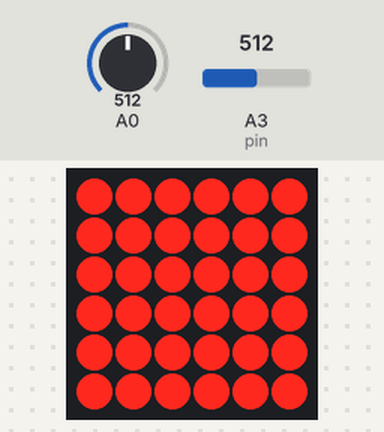
Simulated run of this sketch. Board: Arduino Uno, built with avr-gcc and run on an emulated ATmega328P. Parts: 6×6 LED matrix. Wiring (inferred from the names in the program): LED matrix (orientation assumed): rows pin 2, pin 3, pin 4, pin 5, pin 6, pin 7; columns pin 8, pin 9, pin 10, pin 11, pin 12, pin 13. The inputs (shaded band) are chosen by the test bench; at power-on: A0 = 512, A3 (pin) = 512. What the sketch prints to the serial monitor is not drawn.

Above: at 2.5 s.
At 10.0 s:
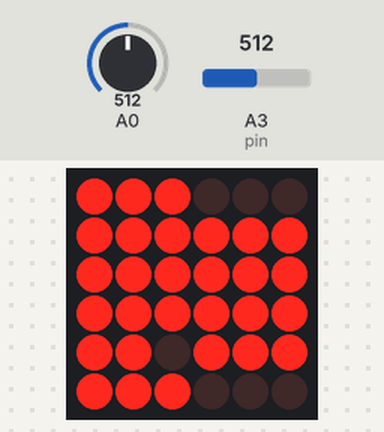
10.1 s: A0 set to 406
At 10.1 s:
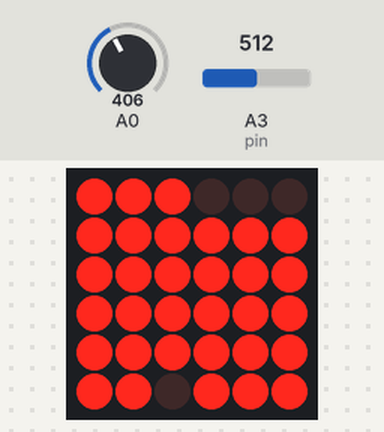
12.1 s: A0 set to 387
At 12.31 s:
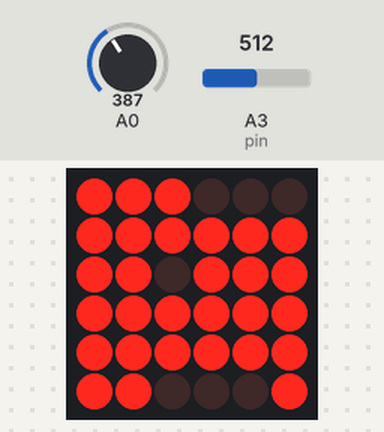
At 13.9 s:
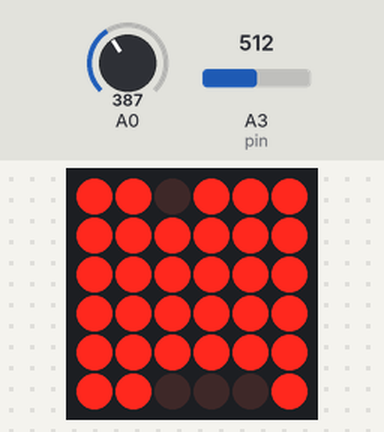

The sketch:

letterhack.ino
```cpp
int pos_pins[] = {2, 3, 4, 5, 6, 7};
int neg_pins[] = {8, 9, 10, 11, 12, 13};
#define NUM_PINS 6

typedef struct vec_struct {
  int x;
  int y;
} vec_t;

typedef struct ball_state_struct {
  vec_t position;
  vec_t velocity;
} ball_state_t;

typedef struct player_state_struct {
  int position;
  int last_position;
  int direction;
  float ewma;
  int pin;
  unsigned long next_sense;
  int paddle_size;
  int score;
} player_state_t;


typedef struct game_state_struct {
  ball_state_t ball_state;
  player_state_t p1_state;
  player_state_t p2_state;
  bool finished;
  bool p_one_won;
  bool cleared;
} game_state_t;


void set_pins_as_output(int *pins, size_t len) {
  for (int i = 0; i < len; i++) {
    pinMode(pins[i], OUTPUT);
  }
}

void set_pins_low(int *pins, size_t len) {
  for (int i = 0; i < len; i++) {
    digitalWrite(pins[i], LOW);
  }
}

void set_pins_high(int *pins, size_t len) {
  for (int i = 0; i < len; i++) {
    digitalWrite(pins[i], HIGH);
  }
}

player_state_struct get_init_player() {
  player_state_struct pstate;
  pstate.position = 0;
  pstate.last_position = 0;
  pstate.direction = 0;
  pstate.ewma = 0;
  pstate.paddle_size = 3;
  pstate.score = 0;
  pstate.next_sense = millis();
  return pstate;
}

game_state_t get_init() {
  game_state_t state;
  state.ball_state.position.x = 2;
  state.ball_state.position.y = 2;
  state.ball_state.velocity.x = 0;
  state.ball_state.velocity.y = 1;
  state.p1_state = get_init_player();
  state.p1_state.pin = A3;
  state.p2_state = get_init_player();
  state.p2_state.pin = A0;
  state.finished = true;
  state.cleared = true;
  return state;
}

void setup() {
  pinMode(A3, INPUT);
  set_pins_as_output(pos_pins, NUM_PINS);
  set_pins_as_output(neg_pins, NUM_PINS);
  set_pins_high(pos_pins, NUM_PINS);
  set_pins_high(neg_pins, NUM_PINS);
  Serial.begin(115200);
  Serial.setTimeout(100);
}

void loop_through_all(size_t time_delay) {
  for (int i = 0; i < NUM_PINS; i++) {
    digitalWrite(pos_pins[i], LOW);
    for (int j = 0; j < NUM_PINS; j++) {
      digitalWrite(neg_pins[j], LOW);
      delay(time_delay);
      digitalWrite(neg_pins[j], HIGH);
    }
    digitalWrite(pos_pins[i], HIGH);
  }
}

void display(byte pattern[6][6])
{
  for (int row = 0; row < NUM_PINS; row++) {
    for (int col = 0; col < NUM_PINS; col++) {
      int state = (pattern[col][row] > 0) ? LOW : HIGH;
      digitalWrite(neg_pins[col], state);
    }
    digitalWrite(pos_pins[row], LOW);
    delayMicroseconds(100);
    digitalWrite(pos_pins[row], HIGH);
  }
}

const byte blank[6][6] = {{0, 0, 0, 0, 0, 0},
                {0, 0, 0, 0, 0, 0},
                {0, 0, 0, 0, 0, 0},
                {0, 0, 0, 0, 0, 0},
                {0, 0, 0, 0, 0, 0},
                {0, 0, 0, 0, 0, 0}};

byte m[6][6] = {{0, 1, 0, 0, 1, 0},
                {0, 1, 1, 1, 1, 0},
                {0, 1, 0, 0, 1, 0},
                {0, 1, 0, 0, 1, 0},
                {0, 1, 0, 0, 1, 0},
                {0, 0, 0, 0, 0, 0}};


byte a[6][6] = {{0, 1, 1, 1, 1, 0},
                {0, 1, 0, 0, 1, 0},
                {0, 1, 1, 1, 1, 0},
                {0, 1, 0, 0, 1, 0},
                {0, 1, 0, 0, 1, 0},
                {0, 0, 0, 0, 0, 0}};

byte r[6][6] = {{0, 1, 1, 1, 1, 0},
                {0, 1, 0, 0, 1, 0},
                {0, 1, 1, 1, 0, 0},
                {0, 1, 0, 1, 0, 0},
                {0, 1, 0, 0, 1, 0},
                {0, 0, 0, 0, 0, 0}};

byte k[6][6] = {{0, 1, 0, 0, 1, 0},
                {0, 1, 0, 1, 0, 0},
                {0, 1, 1, 1, 0, 0},
                {0, 1, 0, 1, 0, 0},
                {0, 1, 0, 0, 1, 0},
                {0, 0, 0, 0, 0, 0}};

byte p[6][6] = {{0, 1, 1, 1, 0, 0},
                {0, 1, 0, 0, 1, 0},
                {0, 1, 0, 0, 1, 0},
                {0, 1, 1, 1, 0, 0},
                {0, 1, 0, 0, 1, 0},
                {0, 1, 0, 0, 0, 0}};

byte l[6][6] = {{0, 1, 0, 0, 0, 0},
                {0, 1, 0, 0, 0, 0},
                {0, 1, 0, 0, 0, 0},
                {0, 1, 0, 0, 0, 0},
                {0, 1, 0, 0, 0, 0},
                {0, 1, 1, 1, 1, 0}};

byte y[6][6] = {{0, 1, 0, 0, 1, 0},
                {0, 1, 1, 1, 1, 0},
                {0, 1, 1, 1, 1, 0},
                {0, 0, 1, 1, 0, 0},
                {0, 0, 1, 1, 0, 0},
                {0, 0, 1, 1, 0, 0}};

byte e[6][6] = {{0, 1, 1, 1, 1, 0},
                {0, 1, 0, 0, 0, 0},
                {0, 1, 1, 1, 0, 0},
                {0, 1, 0, 0, 0, 0},
                {0, 1, 0, 0, 0, 0},
                {0, 1, 1, 1, 1, 0}};

byte w[6][6] = {{0, 1, 0, 0, 1, 0},
                {0, 1, 0, 0, 0, 0},
                {0, 1, 0, 0, 0, 0},
                {0, 1, 0, 0, 1, 0},
                {0, 1, 1, 1, 1, 0},
                {0, 0, 1, 1, 0, 0}};

byte i[6][6] = {{0, 1, 1, 1, 1, 0},
                {0, 0, 1, 1, 0, 0},
                {0, 0, 1, 1, 0, 0},
                {0, 0, 1, 1, 0, 0},
                {0, 0, 1, 1, 0, 0},
                {0, 1, 1, 1, 1, 0}};

byte n[6][6] = {{0, 1, 0, 0, 1, 0},
                {0, 1, 1, 0, 1, 0},
                {0, 1, 1, 0, 1, 0},
                {0, 1, 0, 1, 1, 0},
                {0, 1, 0, 1, 1, 0},
                {0, 1, 0, 0, 1, 0}};

byte s[6][6] = {{0, 1, 1, 1, 1, 0},
                {0, 1, 0, 0, 0, 0},
                {0, 1, 1, 1, 1, 0},
                {0, 0, 0, 0, 1, 0},
                {0, 0, 0, 0, 1, 0},
                {0, 1, 1, 1, 1, 0}};

byte e_mark[6][6] = {{0, 0, 1, 1, 0, 0},
                {0, 0, 1, 1, 0, 0},
                {0, 0, 1, 1, 0, 0},
                {0, 0, 1, 1, 0, 0},
                {0, 0, 0, 0, 0, 0},
                {0, 0, 1, 1, 0, 0}};

byte g[6][6] = {{0, 1, 1, 1, 1, 0},
                {0, 1, 0, 0, 0, 0},
                {0, 1, 0, 0, 0, 0},
                {0, 1, 0, 1, 1, 0},
                {0, 1, 0, 0, 1, 0},
                {0, 1, 1, 1, 1, 0}};

byte q_mark[6][6] = {{0, 1, 1, 1, 1, 0},
                {0, 0, 0, 0, 1, 0},
                {0, 0, 0, 0, 1, 0},
                {0, 0, 1, 1, 1, 0},
                {0, 0, 0, 0, 0, 0},
                {0, 0, 1, 1, 0, 0}};

byte num_1[6][6] = {{0, 0, 1, 1, 0, 0},
                {0, 0, 0, 1, 0, 0},
                {0, 0, 0, 1, 0, 0},
                {0, 0, 0, 1, 0, 0},
                {0, 0, 0, 1, 0, 0},
                {0, 1, 1, 1, 1, 0}};

byte num_2[6][6] = {{0, 1, 1, 1, 1, 0},
                {0, 0, 0, 0, 1, 0},
                {0, 0, 0, 1, 1, 0},
                {0, 1, 1, 0, 0, 0},
                {0, 1, 0, 0, 0, 0},
                {0, 1, 1, 1, 1, 0}};

vec_t addVecs(vec_t v1, vec_t v2) {
  vec_t sum;
  sum.x = v1.x + v2.x;
  sum.y = v1.y + v2.y;
  return sum;
}

void move_ball(game_state_t *state) {
  ball_state_t b = state->ball_state;
  state->ball_state.position = addVecs(b.position, b.velocity);
}

void block(game_state_t *state) {
  int y = state->ball_state.position.y;
  player_state_t *target = (y == 0) ? &state->p1_state : &state->p2_state;
  int paddle_pos = target->position;
  int x = state->ball_state.position.x;
  if (x < paddle_pos || x >= paddle_pos + target->paddle_size) {
    state->finished = true;
    state->cleared = false;
    target->score++;
    state->p_one_won = (y != 0);
    target->paddle_size = 0;
    return;
  }
  state->ball_state.velocity.y *= -1;
  state->ball_state.velocity.x = target->direction;
  if (target->direction == 0) {
    move_ball(state);
  }
  move_ball(state);
}

game_state_t proceed(game_state_t state) {
  move_ball(&state);

  int x = state.ball_state.position.x;
  if (x < 0) {
    state.ball_state.velocity.x = 1;
    state.ball_state.position.x = 1;
  } else if (x > 5) {
    state.ball_state.velocity.x = -1;
    state.ball_state.position.x = 4;
  }

  switch (state.ball_state.position.y) {
    case 0:
    case 5:
      block(&state);
  }

  return state;
}

void print_state(game_state_t state) {
  byte pattern[6][6];
  for (int i = 0; i<6; i++) {
    for (int j = 0; j<6; j++) {
      pattern[i][j]=0;
    }
  }
  for (int i = 0; i < state.p1_state.paddle_size; i++) {
    pattern[state.p1_state.position + i][0] = 1;
  }
  for (int i = 0; i < state.p2_state.paddle_size; i++) {
    pattern[state.p2_state.position + i][5] = 1;
  }
  ball_state_t ball_state = state.ball_state;
  pattern[ball_state.position.x][ball_state.position.y] = 1;
  display(pattern);
}

void update_player(player_state_t *state) {
  float val = analogRead(state->pin);    // read the input pin
  float max_val = 400;
  int range = 6 - state->paddle_size;
  int pos = (val/max_val) * range;
  state->position = (pos > range) ? range : pos;
  if (millis() > state->next_sense) {
    state->next_sense += 10;
    float diff = state->position - state->last_position;
    state->ewma = 1000 * diff * .2 + state->ewma * .8;
    if (state->ewma > 1) {
      state->direction = 1;
    } else if (state->ewma < -1) {
      state->direction = -1;
    } else {
      state->direction = 0;
    }
    Serial.println(state->direction);
    state->last_position = state->position;
  }
}

void display_message(int frame) {
  byte letters[41][6];
  for (int row = 0; row < 6; row++) {
    for (int col = 0; col < 6; col++) {
      letters[row][col] = p[row][col];
    }
  }
  for (int row = 0; row < 6; row++) {
    for (int col = 0; col < 6; col++) {
      letters[row + 7][col] = l[row][col];
    }
  }
  for (int row = 0; row < 6; row++) {
    for (int col = 0; col < 6; col++) {
      letters[row + 14][col] = a[row][col];
    }
  }
  for (int row = 0; row < 6; row++) {
    for (int col = 0; col < 6; col++) {
      letters[row+21][col] = y[row][col];
    }
  }
  for (int row = 0; row < 6; row++) {
    for (int col = 0; col < 6; col++) {
      letters[row+28][col] = e[row][col];
    }
  }
  for (int row = 0; row < 6; row++) {
    for (int col = 0; col < 6; col++) {
      letters[row+35][col] = r[row][col];
    }
  }
  byte current[6][6];
  for (int row = 0; row < 6; row++) {
    for (int col = 0; col < 6; col++) {
      current[row][col] = letters[row + frame][col];
    }
  }
  display(current);
}

void loop() {
  static unsigned long next_frame = millis() + 2000;
  static game_state_t state = get_init();
  static bool waiting = false;
  static int player_one_score = 0;
  static int player_two_score = 0;
  static bool showing_message = false;
  static int message_frame = 0;
  if (showing_message) {
    if (millis() > next_frame) {
      next_frame += 200;
      message_frame++;
    }
    if (message_frame == 36) {
      showing_message = false;
      next_frame += 200;
      state.finished = false;
    }
    else {
      display_message(message_frame);
    }
  }
  else {
    update_player(&state.p1_state);
    update_player(&state.p2_state);
    if (state.finished && !waiting) {
      waiting = true;
      showing_message = true;
      next_frame += 200;
    }
    if (millis() > next_frame) {
      if (waiting) {
        waiting = false;
        if (state.cleared) {
          state.finished = false;
        } else {
          state = get_init();
        }
      }
      if (!state.finished) {
        next_frame += 200;
        state = proceed(state);
      }
    }
  }
  print_state(state);
}
```

Measured:
- the behaviour switches between 400 and 399 on A0 (found by bisection; images 2 and 3)
- after the input at 12.1 s, the display: changes after 0.06 s (image 3)
- what the display in image 0 shows lasts 1.5 s, from 2.5 s to 4.0 s
